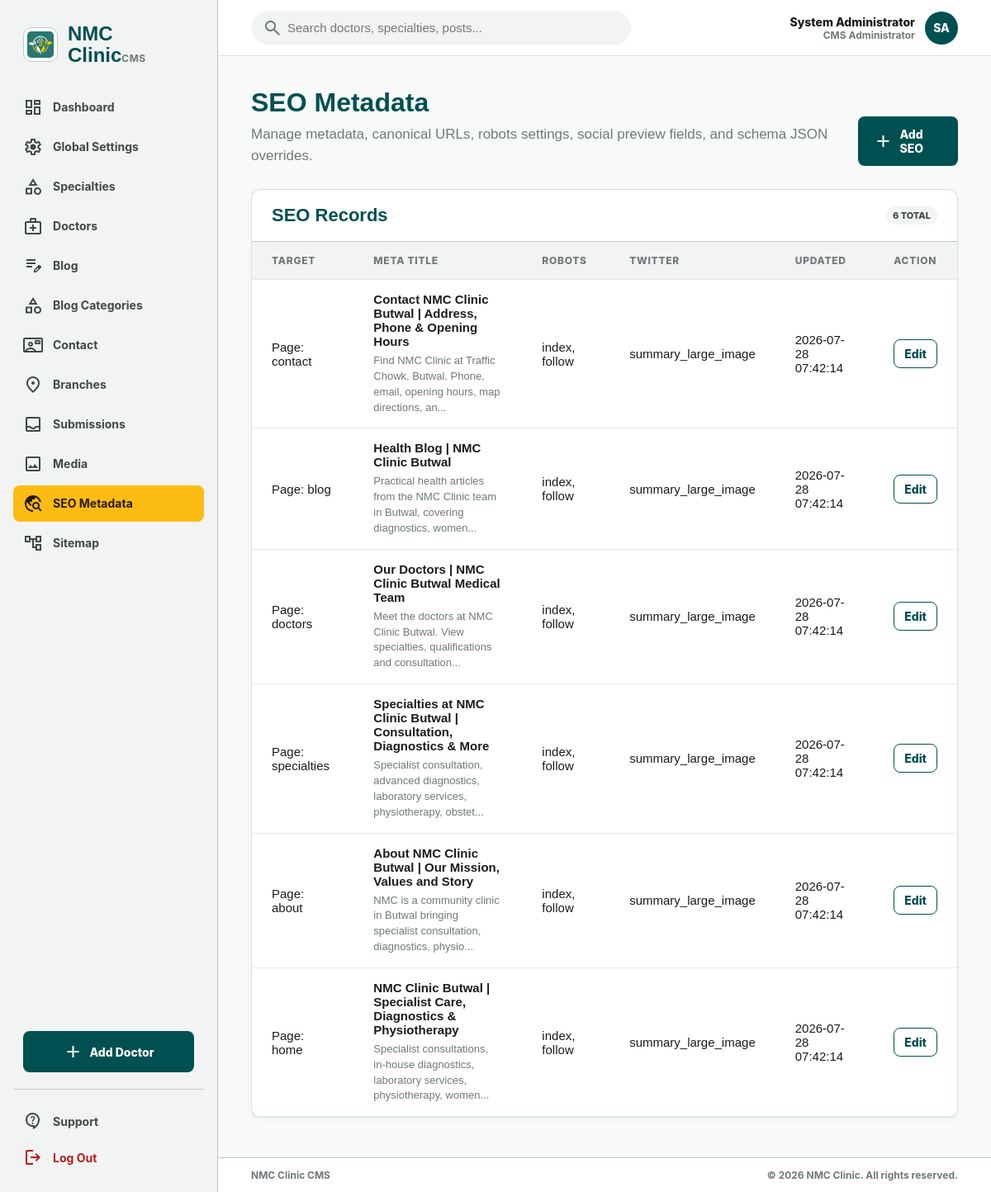
The page /cms/seo.php (signed in) on the database its author committed.
### tables this page shows
CREATE TABLE cms_admin_users (
  id BIGINT UNSIGNED AUTO_INCREMENT PRIMARY KEY,
  full_name VARCHAR(150) NOT NULL,
  email VARCHAR(191) NOT NULL,
  password_hash VARCHAR(255) NOT NULL,
  status ENUM('active', 'disabled') NOT NULL DEFAULT 'active',
  last_login_at DATETIME NULL,
  created_at DATETIME NOT NULL DEFAULT CURRENT_TIMESTAMP,
  updated_at DATETIME NOT NULL DEFAULT CURRENT_TIMESTAMP ON UPDATE CURRENT_TIMESTAMP,
  UNIQUE KEY uq_cms_admin_users_email (email),
  KEY idx_cms_admin_users_status (status)
);

CREATE TABLE seo_metadata (
  id BIGINT UNSIGNED AUTO_INCREMENT PRIMARY KEY,
  page_id BIGINT UNSIGNED NULL,
  doctor_id BIGINT UNSIGNED NULL,
  blog_post_id BIGINT UNSIGNED NULL,
  meta_title VARCHAR(255) NOT NULL,
  meta_description VARCHAR(500) NOT NULL,
  canonical_url VARCHAR(500) NULL,
  robots_index TINYINT(1) NOT NULL DEFAULT 1,
  robots_follow TINYINT(1) NOT NULL DEFAULT 1,
  og_title VARCHAR(255) NULL,
  og_description VARCHAR(500) NULL,
  og_image_id BIGINT UNSIGNED NULL,
  twitter_card ENUM('summary', 'summary_large_image') NOT NULL DEFAULT 'summary_large_image',
  schema_json_override JSON NULL,
  created_at DATETIME NOT NULL DEFAULT CURRENT_TIMESTAMP,
  updated_at DATETIME NOT NULL DEFAULT CURRENT_TIMESTAMP ON UPDATE CURRENT_TIMESTAMP,
  UNIQUE KEY uq_seo_page (page_id),
  UNIQUE KEY uq_seo_doctor (doctor_id),
  UNIQUE KEY uq_seo_blog_post (blog_post_id),
  KEY idx_seo_og_image (og_image_id),
  CONSTRAINT fk_seo_page
    FOREIGN KEY (page_id) REFERENCES pages(id)
    ON DELETE CASCADE,
  CONSTRAINT fk_seo_doctor
    FOREIGN KEY (doctor_id) REFERENCES doctors(id)
    ON DELETE CASCADE,
  CONSTRAINT fk_seo_blog_post
    FOREIGN KEY (blog_post_id) REFERENCES blog_posts(id)
    ON DELETE CASCADE,
  CONSTRAINT fk_seo_og_image
    FOREIGN KEY (og_image_id) REFERENCES media_assets(id)
    ON DELETE SET NULL
);

CREATE TABLE pages (
  id BIGINT UNSIGNED AUTO_INCREMENT PRIMARY KEY,
  slug VARCHAR(191) NOT NULL,
  page_type ENUM('home', 'about', 'specialties', 'doctors', 'blog_index', 'contact', 'privacy', 'terms', 'accessibility', 'generic') NOT NULL,
  locale VARCHAR(10) NOT NULL DEFAULT 'en',
  status ENUM('draft', 'published', 'archived') NOT NULL DEFAULT 'draft',
  published_at DATETIME NULL,
  created_at DATETIME NOT NULL DEFAULT CURRENT_TIMESTAMP,
  updated_at DATETIME NOT NULL DEFAULT CURRENT_TIMESTAMP ON UPDATE CURRENT_TIMESTAMP,
  deleted_at DATETIME NULL,
  UNIQUE KEY uq_pages_slug_locale (slug, locale),
  KEY idx_pages_type_status (page_type, status)
);

### cms/includes/auth.php (called while the page is built, shortened)
<?php
require_once __DIR__ . '/../config/database.php';
function start_cms_session(): void
{
    $scriptDir = str_replace('\\', '/', dirname((string) ($_SERVER['SCRIPT_NAME'] ?? '')));
    if (preg_match('#^(.*?/cms)(?:/|$)#i', $scriptDir, $matches)) {
        $cmsPath = $matches[1];
    } else {
        $cmsPath = ($scriptDir === '/' || $scriptDir === '.' || $scriptDir === '') ? '/' : rtrim($scriptDir, '/');
    }
    $isHttps = (!empty($_SERVER['HTTPS']) && $_SERVER['HTTPS'] !== 'off')
        || (isset($_SERVER['HTTP_X_FORWARDED_PROTO']) && strtolower((string) $_SERVER['HTTP_X_FORWARDED_PROTO']) === 'https');
}
function e(string $value): string
{
    return htmlspecialchars($value, ENT_QUOTES | ENT_SUBSTITUTE, 'UTF-8');
}
function current_admin(): ?array
{
    $stmt = db()->prepare("SELECT id, full_name, email, status FROM cms_admin_users WHERE id = :id AND status = 'active' LIMIT 1");
    $stmt->execute([':id' => (int) $_SESSION['admin_id']]);
    $admin = $stmt->fetch();
    return $admin ?: null;
}
function require_admin(): array
{
    $admin = current_admin();
    return $admin;
}

### cms/config/database.php (called while the page is built, shortened)
<?php
function db(): PDO
{
    static $pdo = null;
    if ($pdo instanceof PDO) {
        return $pdo;
    }
    $getVal = static function (string $key, string $default): string {
        $val = getenv($key);
        if ($val !== false && $val !== '') {
            return (string) $val;
        }
        if (isset($_ENV[$key]) && $_ENV[$key] !== '') {
            return (string) $_ENV[$key];
        }
        if (isset($_SERVER[$key]) && $_SERVER[$key] !== '') {
            return (string) $_SERVER[$key];
        }
        return $default;
    };
    $host = $getVal('NMC_DB_HOST', 'localhost');
    $name = $getVal('NMC_DB_NAME', 'clinic');
    $user = $getVal('NMC_DB_USER', 'root');
    $pass = $getVal('NMC_DB_PASS', '');
    $dsn = "mysql:host={$host};dbname={$name};charset=utf8mb4";
    $pdo = new PDO($dsn, $user, $pass, [
        PDO::ATTR_ERRMODE => PDO::ERRMODE_EXCEPTION,
        PDO::ATTR_DEFAULT_FETCH_MODE => PDO::FETCH_ASSOC,
        PDO::ATTR_EMULATE_PREPARES => false,
    ]);
    return $pdo;
}

### cms/includes/seo_form.php (called while the page is built, shortened)
<?php
function seo_list(): array
{
    $stmt = db()->query(
        'SELECT sm.*,
                p.slug AS page_slug,
                d.full_name AS doctor_name,
                bp.title AS blog_title,
                m.file_path AS og_image_path
         FROM seo_metadata sm
         LEFT JOIN pages p ON p.id = sm.page_id
         LEFT JOIN doctors d ON d.id = sm.doctor_id
         LEFT JOIN blog_posts bp ON bp.id = sm.blog_post_id
         LEFT JOIN media_assets m ON m.id = sm.og_image_id
         ORDER BY sm.updated_at DESC, sm.id DESC'
    );
    return $stmt->fetchAll();
}
function seo_target_label(array $row): string
{
    if ($row['page_id'] !== null) {
        return 'Page: ' . (string) ($row['page_slug'] ?? ('#' . $row['page_id']));
    }
    return 'Blog: ' . (string) ($row['blog_title'] ?? ('#' . $row['blog_post_id']));
}
    ?>

### cms/seo.php (the view, shortened to what this page needs)
<?php
require_once __DIR__ . '/includes/auth.php';
require_once __DIR__ . '/includes/layout.php';
require_once __DIR__ . '/includes/seo_form.php';
$admin = require_admin();
try {
    $seoRows = seo_list();
} catch (Throwable $exception) {
    $seoRows = [];
    $toast = ['type' => 'error', 'message' => 'SEO metadata is not available. Please confirm the latest schema has been imported.'];
}
cms_header('SEO Metadata', $admin, 'seo');
?>
<section class="content">
  <div class="page-head">
    <div>
      <h1>SEO Metadata</h1>
      <p>Manage metadata, canonical URLs, robots settings, social preview fields, and schema JSON overrides.</p>
    </div>
    <a class="primary-btn" style="width:auto;padding-left:18px;padding-right:18px" href="seo-create.php">
      <span class="material-symbols-outlined">add</span>Add SEO
    </a>
  </div>
  <section class="card">
    <div class="panel-head">
      <h2>SEO Records</h2>
      <span class="tag"><?= count($seoRows) ?> total</span>
    </div>
    <?php if ($seoRows === []): ?>
      <div class="empty">No SEO metadata records found.</div>
    <?php else: ?>
      <div class="table-wrap">
        <table>
          <thead>
            <tr>
              <th>Target</th>
              <th>Meta Title</th>
              <th>Robots</th>
              <th>Twitter</th>
              <th>Updated</th>
              <th>Action</th>
            </tr>
          </thead>
          <tbody>
            <?php foreach ($seoRows as $row): ?>
              <tr>
                <td><?= e(seo_target_label($row)) ?></td>
                <td>
                  <strong><?= e((string) $row['meta_title']) ?></strong>
                  <p class="hint"><?= e(cms_excerpt((string) $row['meta_description'], 92)) ?></p>
                </td>
                <td><?= (int) $row['robots_index'] === 1 ? 'index' : 'noindex' ?>, <?= (int) $row['robots_follow'] === 1 ? 'follow' : 'nofollow' ?></td>
                <td><?= e((string) $row['twitter_card']) ?></td>
                <td><?= e((string) $row['updated_at']) ?></td>
                <td><a class="secondary-btn" style="padding:8px 12px" href="seo-edit.php?id=<?= e((string) $row['id']) ?>">Edit</a></td>
              </tr>
            <?php endforeach; ?>
          </tbody>
        </table>
      </div>
    <?php endif; ?>
  </section>
</section>
<?php cms_footer(); ?>

### cms/includes/layout.php (shortened to what this page needs)
<?php
function cms_header(string $title, array $admin, string $active = 'dashboard'): void
{
    $nav = [
        'dashboard' => ['Dashboard', 'dashboard.php', 'dashboard'],
        'settings' => ['Global Settings', 'settings.php', 'settings'],
        'specialties' => ['Specialties', 'specialties.php', 'category'],
        'doctors' => ['Doctors', 'doctors.php', 'medical_services'],
        'blog' => ['Blog', 'blog.php', 'edit_note'],
        'blog_categories' => ['Blog Categories', 'blog-categories.php', 'category'],
        'contact' => ['Contact', 'contact.php', 'contact_mail'],
        'branches' => ['Branches', 'branches.php', 'location_on'],
        'submissions' => ['Submissions', 'submissions.php', 'inbox'],
        'media' => ['Media', 'media.php', 'image'],
        'seo' => ['SEO Metadata', 'seo.php', 'travel_explore'],
        'sitemap' => ['Sitemap', 'sitemap.php', 'account_tree'],
    ];
    ?>
<!DOCTYPE html>
<html lang="en">
<head>
</head>
<body>
<div class="cms-shell">
  <aside class="sidebar">
    <a class="brand" href="dashboard.php" aria-label="NMC Clinic CMS dashboard">
      <img src="../uploads/logo.jpeg" alt="NMC Clinic logo">
      <span><span class="brand-title">NMC Clinic</span><span class="brand-sub">CMS</span></span>
    </a>
    <nav class="nav" aria-label="CMS navigation">
      <?php foreach ($nav as $key => $item): ?>
        <a class="<?= $active === $key ? 'active' : '' ?>" href="<?= e($item[1]) ?>">
          <span class="material-symbols-outlined"><?= e($item[2]) ?></span>
          <span><?= e($item[0]) ?></span>
        </a>
      <?php endforeach; ?>
    </nav>
    <div class="side-action">
      <a class="primary-btn" href="doctors.php"><span class="material-symbols-outlined">add</span>Add Doctor</a>
    </div>
    <div class="side-footer">
      <a href="settings.php"><span class="material-symbols-outlined">contact_support</span>Support</a>
      <a class="logout" href="logout.php"><span class="material-symbols-outlined">logout</span>Log Out</a>
    </div>
  </aside>
  <main class="main">
    <header class="topbar">
      <div class="search">
        <span class="material-symbols-outlined">search</span>
        <input type="search" placeholder="Search doctors, specialties, posts..." aria-label="Search CMS">
      </div>
      <div class="admin">
        <div>
          <div class="admin-name"><?= e((string) $admin['full_name']) ?></div>
          <div class="admin-role">CMS Administrator</div>
        </div>
        <div class="avatar" aria-hidden="true"><?= e(cms_initials((string) $admin['full_name'])) ?></div>
      </div>
    </header>
    <?php
}
function cms_footer(): void
{
    ?>
    <footer class="footer">
      <span>NMC Clinic CMS</span>
      <span>© <?= date('Y') ?> NMC Clinic. All rights reserved.</span>
    </footer>
  </main>
</div>
</body>
</html>
    <?php
}
function cms_initials(string $name): string
{
    $parts = preg_split('/\s+/', trim($name)) ?: [];
    $initials = '';
    foreach ($parts as $part) {
        if ($part !== '') {
            $initials .= strtoupper(substr($part, 0, 1));
        }
        if (strlen($initials) >= 2) {
            break;
        }
    }
    return $initials !== '' ? $initials : 'A';
}
function cms_excerpt(string $value, int $limit = 82): string
{
    $value = trim(preg_replace('/\s+/', ' ', $value) ?? '');
    return rtrim(substr($value, 0, $limit - 3)) . '...';
}

### rows shown on the page
cms_admin_users: full_name "System Administrator", full_name "SA"
seo_metadata: page.slug "Page: contact", meta_title "Contact NMC Clinic Butwal | Address, Phone & Opening Hours", meta_description "Find NMC Clinic at Traffic Chowk, Butwal. Phone, email, opening hours, map directions, an...", robots_index "index", robots_follow "follow", twitter_card "summary_large_image", updated_at "2026-07-28 07:42:14"
seo_metadata: page.slug "Page: blog", meta_title "Health Blog | NMC Clinic Butwal", meta_description "Practical health articles from the NMC Clinic team in Butwal, covering diagnostics, women...", robots_index "index", robots_follow "follow", twitter_card "summary_large_image", updated_at "2026-07-28 07:42:14"
seo_metadata: page.slug "Page: doctors", meta_title "Our Doctors | NMC Clinic Butwal Medical Team", meta_description "Meet the doctors at NMC Clinic Butwal. View specialties, qualifications and consultation...", robots_index "index", robots_follow "follow", twitter_card "summary_large_image", updated_at "2026-07-28 07:42:14"
seo_metadata: page.slug "Page: specialties", meta_title "Specialties at NMC Clinic Butwal | Consultation, Diagnostics & More", meta_description "Specialist consultation, advanced diagnostics, laboratory services, physiotherapy, obstet...", robots_index "index", robots_follow "follow", twitter_card "summary_large_image", updated_at "2026-07-28 07:42:14"
seo_metadata: page.slug "Page: about", meta_title "About NMC Clinic Butwal | Our Mission, Values and Story", meta_description "NMC is a community clinic in Butwal bringing specialist consultation, diagnostics, physio...", robots_index "index", robots_follow "follow", twitter_card "summary_large_image", updated_at "2026-07-28 07:42:14"
seo_metadata: page.slug "Page: home", meta_title "NMC Clinic Butwal | Specialist Care, Diagnostics & Physiotherapy", meta_description "Specialist consultations, in-house diagnostics, laboratory services, physiotherapy, women...", robots_index "index", robots_follow "follow", twitter_card "summary_large_image", updated_at "2026-07-28 07:42:14"

### other values the page prints
$item[0] "Dashboard"
$item[0] "Global Settings"
$item[0] "Specialties"
$item[0] "Doctors"
$item[0] "Blog"
$item[0] "Blog Categories"
$item[0] "Contact"
$item[0] "Branches"
$item[0] "Submissions"
$item[0] "Media"
$item[0] "SEO Metadata"
$item[0] "Sitemap"
count($seoRows) "6"
